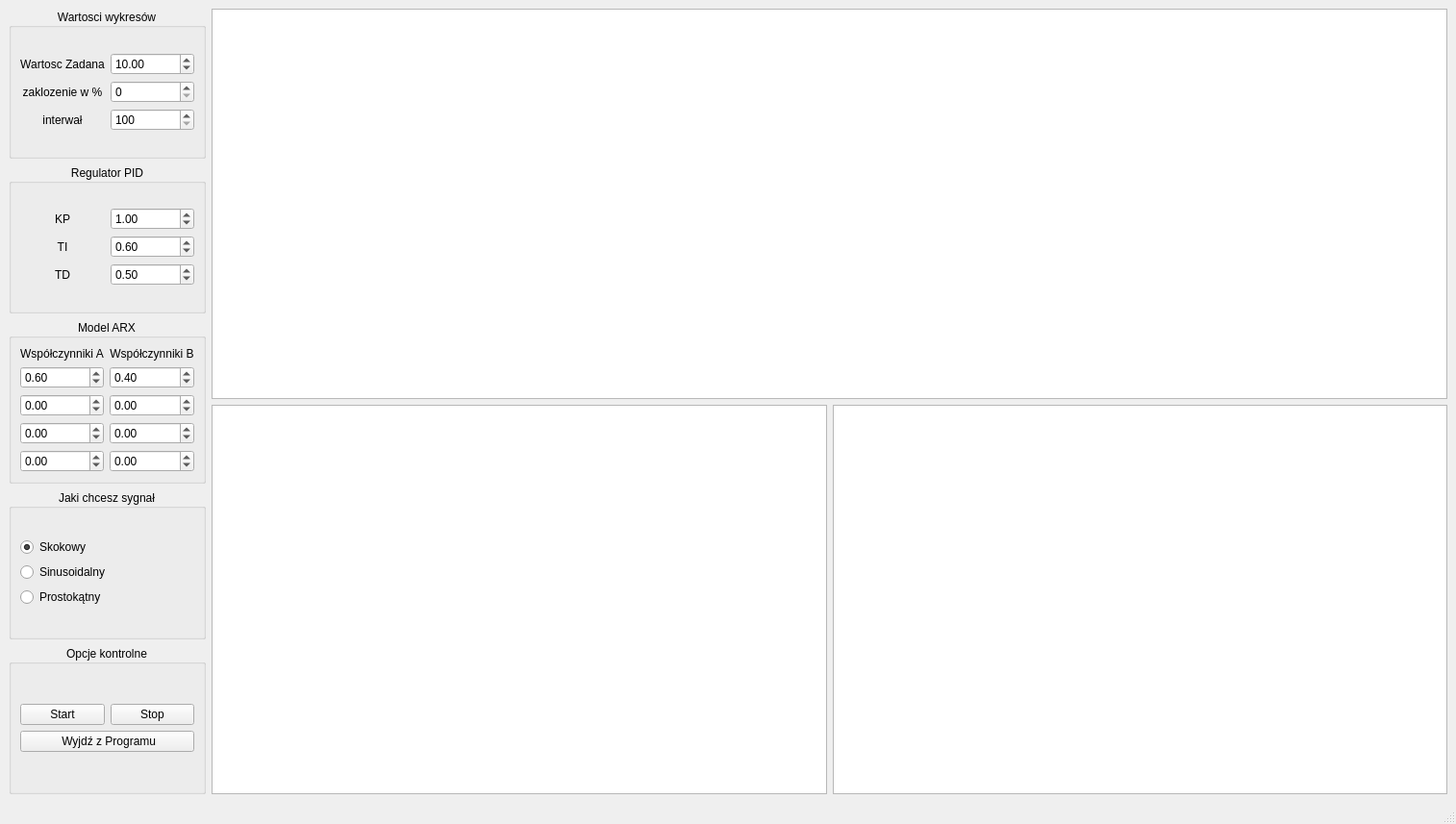
<?xml version="1.0" encoding="UTF-8"?>
<ui version="4.0">
 <class>MainWindow</class>
 <widget class="QMainWindow" name="MainWindow">
  <property name="geometry">
   <rect>
    <x>0</x>
    <y>0</y>
    <width>1514</width>
    <height>857</height>
   </rect>
  </property>
  <property name="windowTitle">
   <string>MainWindow</string>
  </property>
  <widget class="QWidget" name="centralwidget">
   <layout class="QGridLayout" name="gridLayout_7">
    <item row="0" column="0">
     <layout class="QGridLayout" name="gridLayout_6">
      <item row="0" column="0">
       <layout class="QVBoxLayout" name="verticalLayout"/>
      </item>
      <item row="0" column="1">
       <layout class="QVBoxLayout" name="verticalLayout_9">
        <item>
         <widget class="QGroupBox" name="wartosciWykresow">
          <property name="title">
           <string>Wartosci wykresów</string>
          </property>
          <property name="alignment">
           <set>Qt::AlignmentFlag::AlignCenter</set>
          </property>
          <layout class="QGridLayout" name="gridLayout_5">
           <item row="0" column="0">
            <layout class="QVBoxLayout" name="verticalLayout_8">
             <item>
              <layout class="QHBoxLayout" name="horizontalLayout_7">
               <item>
                <widget class="QLabel" name="NazwaWyniku">
                 <property name="text">
                  <string>Wartosc Zadana</string>
                 </property>
                 <property name="alignment">
                  <set>Qt::AlignmentFlag::AlignCenter</set>
                 </property>
                </widget>
               </item>
               <item>
                <widget class="QDoubleSpinBox" name="wartoscWynik">
                 <property name="maximum">
                  <double>10000.000000000000000</double>
                 </property>
                 <property name="singleStep">
                  <double>0.010000000000000</double>
                 </property>
                 <property name="value">
                  <double>10.000000000000000</double>
                 </property>
                </widget>
               </item>
              </layout>
             </item>
             <item>
              <layout class="QHBoxLayout" name="horizontalLayout_4">
               <item>
                <widget class="QLabel" name="nazwaZaklocenia">
                 <property name="text">
                  <string>zaklozenie w %</string>
                 </property>
                 <property name="alignment">
                  <set>Qt::AlignmentFlag::AlignCenter</set>
                 </property>
                </widget>
               </item>
               <item>
                <widget class="QSpinBox" name="wartoscZaklocenia">
                 <property name="minimum">
                  <number>0</number>
                 </property>
                 <property name="maximum">
                  <number>5</number>
                 </property>
                </widget>
               </item>
              </layout>
             </item>
             <item>
              <layout class="QHBoxLayout" name="horizontalLayout_9">
               <item>
                <widget class="QLabel" name="nazwaInterwal">
                 <property name="text">
                  <string>interwał</string>
                 </property>
                 <property name="alignment">
                  <set>Qt::AlignmentFlag::AlignCenter</set>
                 </property>
                </widget>
               </item>
               <item>
                <widget class="QSpinBox" name="wartoscIntewal">
                 <property name="minimum">
                  <number>100</number>
                 </property>
                 <property name="maximum">
                  <number>1000</number>
                 </property>
                 <property name="value">
                  <number>100</number>
                 </property>
                 <property name="displayIntegerBase">
                  <number>10</number>
                 </property>
                </widget>
               </item>
              </layout>
             </item>
            </layout>
           </item>
          </layout>
         </widget>
        </item>
        <item>
         <widget class="QGroupBox" name="wartosciRegulatoraPID">
          <property name="title">
           <string>Regulator PID</string>
          </property>
          <property name="alignment">
           <set>Qt::AlignmentFlag::AlignCenter</set>
          </property>
          <layout class="QGridLayout" name="gridLayout_2">
           <item row="0" column="0">
            <layout class="QVBoxLayout" name="verticalLayout_11">
             <item>
              <layout class="QVBoxLayout" name="verticalLayout_5">
               <item>
                <layout class="QHBoxLayout" name="horizontalLayout">
                 <item>
                  <widget class="QLabel" name="NazwaKP">
                   <property name="text">
                    <string>KP</string>
                   </property>
                   <property name="alignment">
                    <set>Qt::AlignmentFlag::AlignCenter</set>
                   </property>
                  </widget>
                 </item>
                 <item>
                  <widget class="QDoubleSpinBox" name="wartoscKP">
                   <property name="maximum">
                    <double>10.000000000000000</double>
                   </property>
                   <property name="singleStep">
                    <double>0.010000000000000</double>
                   </property>
                   <property name="value">
                    <double>1.000000000000000</double>
                   </property>
                  </widget>
                 </item>
                </layout>
               </item>
               <item>
                <layout class="QHBoxLayout" name="horizontalLayout_2">
                 <item>
                  <widget class="QLabel" name="NazwaTI">
                   <property name="text">
                    <string>TI</string>
                   </property>
                   <property name="alignment">
                    <set>Qt::AlignmentFlag::AlignCenter</set>
                   </property>
                  </widget>
                 </item>
                 <item>
                  <widget class="QDoubleSpinBox" name="wartoscTI">
                   <property name="maximum">
                    <double>10.000000000000000</double>
                   </property>
                   <property name="singleStep">
                    <double>0.010000000000000</double>
                   </property>
                   <property name="value">
                    <double>0.600000000000000</double>
                   </property>
                  </widget>
                 </item>
                </layout>
               </item>
               <item>
                <layout class="QHBoxLayout" name="horizontalLayout_3">
                 <item>
                  <widget class="QLabel" name="NazwaTD">
                   <property name="text">
                    <string>TD</string>
                   </property>
                   <property name="alignment">
                    <set>Qt::AlignmentFlag::AlignCenter</set>
                   </property>
                  </widget>
                 </item>
                 <item>
                  <widget class="QDoubleSpinBox" name="wartoscTD">
                   <property name="maximum">
                    <double>10.000000000000000</double>
                   </property>
                   <property name="singleStep">
                    <double>0.010000000000000</double>
                   </property>
                   <property name="value">
                    <double>0.500000000000000</double>
                   </property>
                  </widget>
                 </item>
                </layout>
               </item>
              </layout>
             </item>
            </layout>
           </item>
          </layout>
         </widget>
        </item>
        <item>
         <widget class="QGroupBox" name="groupBox">
          <property name="title">
           <string>Model ARX</string>
          </property>
          <property name="alignment">
           <set>Qt::AlignmentFlag::AlignCenter</set>
          </property>
          <property name="flat">
           <bool>false</bool>
          </property>
          <layout class="QGridLayout" name="gridLayout">
           <item row="0" column="0">
            <layout class="QHBoxLayout" name="horizontalLayout_5">
             <item>
              <layout class="QVBoxLayout" name="verticalLayout_3">
               <item>
                <widget class="QLabel" name="nazwawartosciA">
                 <property name="text">
                  <string>Współczynniki A</string>
                 </property>
                 <property name="alignment">
                  <set>Qt::AlignmentFlag::AlignCenter</set>
                 </property>
                </widget>
               </item>
               <item>
                <widget class="QDoubleSpinBox" name="wartoscA">
                 <property name="minimum">
                  <double>-99.000000000000000</double>
                 </property>
                 <property name="singleStep">
                  <double>0.010000000000000</double>
                 </property>
                 <property name="value">
                  <double>0.600000000000000</double>
                 </property>
                </widget>
               </item>
               <item>
                <widget class="QDoubleSpinBox" name="wartoscA_1">
                 <property name="minimum">
                  <double>-99.000000000000000</double>
                 </property>
                 <property name="singleStep">
                  <double>0.010000000000000</double>
                 </property>
                 <property name="value">
                  <double>0.000000000000000</double>
                 </property>
                </widget>
               </item>
               <item>
                <widget class="QDoubleSpinBox" name="wartoscA_2">
                 <property name="minimum">
                  <double>-99.000000000000000</double>
                 </property>
                 <property name="singleStep">
                  <double>0.010000000000000</double>
                 </property>
                 <property name="value">
                  <double>0.000000000000000</double>
                 </property>
                </widget>
               </item>
               <item>
                <widget class="QDoubleSpinBox" name="wartoscA_3">
                 <property name="minimum">
                  <double>-99.000000000000000</double>
                 </property>
                 <property name="singleStep">
                  <double>0.010000000000000</double>
                 </property>
                 <property name="value">
                  <double>0.000000000000000</double>
                 </property>
                </widget>
               </item>
              </layout>
             </item>
             <item>
              <layout class="QVBoxLayout" name="verticalLayout_4">
               <item>
                <widget class="QLabel" name="nazwawartosciB">
                 <property name="text">
                  <string>Współczynniki B</string>
                 </property>
                 <property name="alignment">
                  <set>Qt::AlignmentFlag::AlignCenter</set>
                 </property>
                </widget>
               </item>
               <item>
                <widget class="QDoubleSpinBox" name="wartoscB">
                 <property name="minimum">
                  <double>-99.000000000000000</double>
                 </property>
                 <property name="singleStep">
                  <double>0.010000000000000</double>
                 </property>
                 <property name="value">
                  <double>0.400000000000000</double>
                 </property>
                </widget>
               </item>
               <item>
                <widget class="QDoubleSpinBox" name="wartoscB_1">
                 <property name="minimum">
                  <double>-99.000000000000000</double>
                 </property>
                 <property name="singleStep">
                  <double>0.010000000000000</double>
                 </property>
                 <property name="value">
                  <double>0.000000000000000</double>
                 </property>
                </widget>
               </item>
               <item>
                <widget class="QDoubleSpinBox" name="wartoscB_2">
                 <property name="minimum">
                  <double>-99.000000000000000</double>
                 </property>
                 <property name="singleStep">
                  <double>0.010000000000000</double>
                 </property>
                 <property name="value">
                  <double>0.000000000000000</double>
                 </property>
                </widget>
               </item>
               <item>
                <widget class="QDoubleSpinBox" name="wartoscB_3">
                 <property name="minimum">
                  <double>-99.000000000000000</double>
                 </property>
                 <property name="singleStep">
                  <double>0.010000000000000</double>
                 </property>
                 <property name="value">
                  <double>0.000000000000000</double>
                 </property>
                </widget>
               </item>
              </layout>
             </item>
            </layout>
           </item>
          </layout>
         </widget>
        </item>
        <item>
         <widget class="QGroupBox" name="groupBox_2">
          <property name="title">
           <string>Jaki chcesz sygnał</string>
          </property>
          <property name="alignment">
           <set>Qt::AlignmentFlag::AlignCenter</set>
          </property>
          <layout class="QGridLayout" name="gridLayout_3">
           <item row="0" column="0">
            <layout class="QVBoxLayout" name="verticalLayout_6">
             <item>
              <widget class="QRadioButton" name="sygnalSkokowy">
               <property name="text">
                <string>Skokowy</string>
               </property>
               <property name="checked">
                <bool>true</bool>
               </property>
              </widget>
             </item>
             <item>
              <widget class="QRadioButton" name="sygnalSinuoidalny">
               <property name="text">
                <string>Sinusoidalny</string>
               </property>
              </widget>
             </item>
             <item>
              <widget class="QRadioButton" name="sygnalProstokatny">
               <property name="text">
                <string>Prostokątny</string>
               </property>
              </widget>
             </item>
            </layout>
           </item>
          </layout>
         </widget>
        </item>
        <item>
         <widget class="QGroupBox" name="Przyciski">
          <property name="title">
           <string>Opcje kontrolne</string>
          </property>
          <property name="alignment">
           <set>Qt::AlignmentFlag::AlignCenter</set>
          </property>
          <layout class="QGridLayout" name="gridLayout_4">
           <item row="0" column="0">
            <layout class="QVBoxLayout" name="verticalLayout_7">
             <item>
              <layout class="QHBoxLayout" name="horizontalLayout_10">
               <property name="sizeConstraint">
                <enum>QLayout::SizeConstraint::SetFixedSize</enum>
               </property>
               <item>
                <widget class="QPushButton" name="StartWykresom">
                 <property name="text">
                  <string>Start</string>
                 </property>
                </widget>
               </item>
               <item>
                <widget class="QPushButton" name="StopWykresom">
                 <property name="text">
                  <string>Stop</string>
                 </property>
                </widget>
               </item>
              </layout>
             </item>
             <item>
              <layout class="QHBoxLayout" name="horizontalLayout_13">
               <item>
                <widget class="QPushButton" name="ZakonczProgram">
                 <property name="text">
                  <string> Wyjdź z Programu</string>
                 </property>
                </widget>
               </item>
              </layout>
             </item>
            </layout>
           </item>
          </layout>
         </widget>
        </item>
       </layout>
      </item>
      <item row="0" column="2">
       <layout class="QVBoxLayout" name="verticalLayout_2">
        <item>
         <widget class="QChartView" name="WykresWartosciZO">
          <property name="minimumSize">
           <size>
            <width>350</width>
            <height>150</height>
           </size>
          </property>
         </widget>
        </item>
        <item>
         <layout class="QHBoxLayout" name="horizontalLayout_8">
          <item>
           <widget class="QChartView" name="WykresUchybu">
            <property name="minimumSize">
             <size>
              <width>350</width>
              <height>150</height>
             </size>
            </property>
           </widget>
          </item>
          <item>
           <widget class="QChartView" name="WykresPID">
            <property name="minimumSize">
             <size>
              <width>350</width>
              <height>150</height>
             </size>
            </property>
           </widget>
          </item>
         </layout>
        </item>
       </layout>
      </item>
     </layout>
    </item>
   </layout>
  </widget>
  <widget class="QMenuBar" name="menubar">
   <property name="geometry">
    <rect>
     <x>0</x>
     <y>0</y>
     <width>1514</width>
     <height>21</height>
    </rect>
   </property>
  </widget>
  <widget class="QStatusBar" name="statusbar"/>
 </widget>
 <customwidgets>
  <customwidget>
   <class>QChartView</class>
   <extends>QGraphicsView</extends>
   <header location="global">QtCharts</header>
  </customwidget>
 </customwidgets>
 <resources/>
 <connections/>
</ui>
